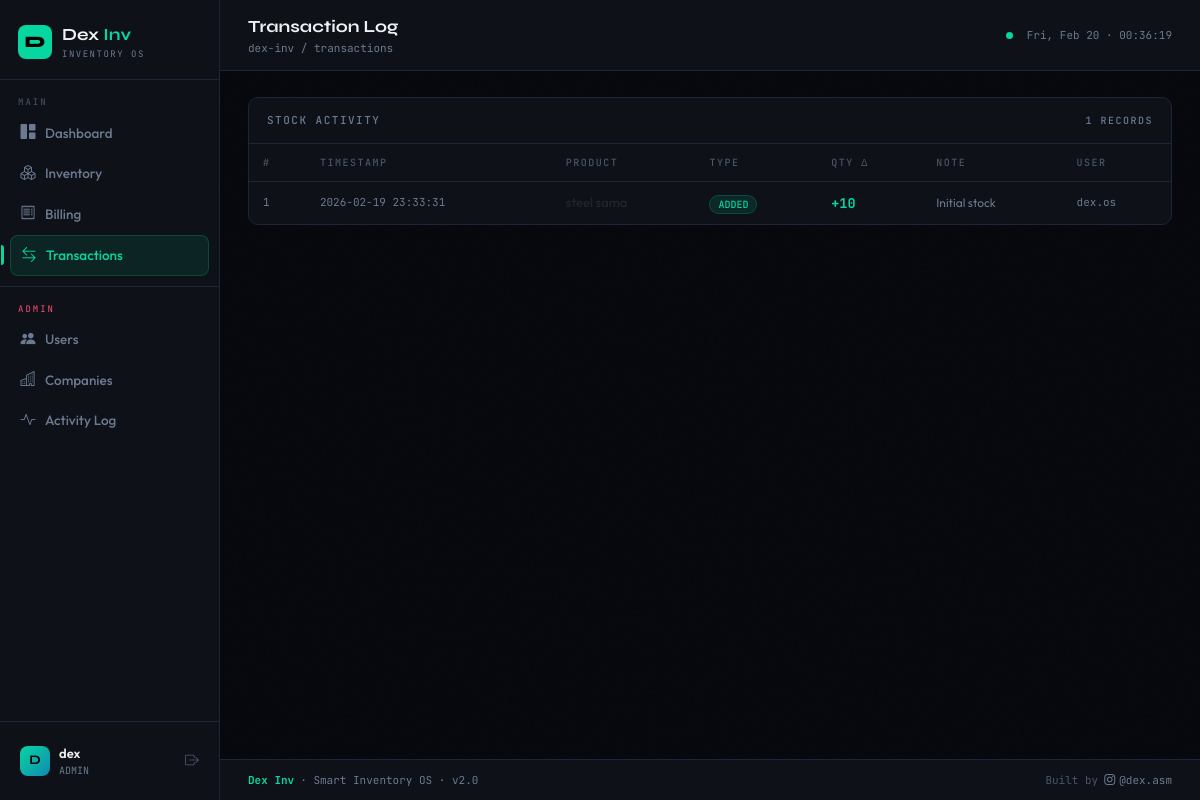
The page /transactions (signed in) on the database its author committed.
### tables this page shows
CREATE TABLE transactions (
            id INTEGER PRIMARY KEY,
            product_id INTEGER,
            product_name TEXT,
            type TEXT,
            quantity_change INTEGER,
            note TEXT,
            user_id INTEGER,
            timestamp TEXT DEFAULT CURRENT_TIMESTAMP
        );

CREATE TABLE users (
            id INTEGER PRIMARY KEY,
            username TEXT UNIQUE NOT NULL,
            password TEXT NOT NULL,
            email TEXT,
            role TEXT DEFAULT 'user',
            company_id INTEGER,
            last_login TEXT,
            created_at TEXT DEFAULT CURRENT_TIMESTAMP,
            FOREIGN KEY(company_id) REFERENCES companies(id)
        );

### app.py (the view)
@app.route('/transactions')
@login_required
def transactions():
    conn = get_db(); cid = session.get('company_id')
    if session['role'] == 'admin':
        tx = conn.execute("SELECT t.*, u.username FROM transactions t LEFT JOIN users u ON t.user_id=u.id ORDER BY t.id DESC").fetchall()
    else:
        tx = conn.execute("SELECT * FROM transactions WHERE user_id=? ORDER BY id DESC", (session['user_id'],)).fetchall()
    conn.close()
    return render_template('transactions.html', transactions=tx)

### app.py (called while the page is built)
def get_db():
    conn = sqlite3.connect(DB)
    conn.row_factory = sqlite3.Row
    return conn

def login_required(f):
    @wraps(f)
    def wrap(*a, **kw):
        if 'user' not in session: return redirect(url_for('login'))
        return f(*a, **kw)
    return wrap

### templates/transactions.html (shortened to what this page needs)
{% extends 'base.html' %}
{% block pagetitle %}Transaction Log{% endblock %}
{% block breadcrumb %}dex-inv / transactions{% endblock %}
{% block content %}
<div class="card" style="animation:pageIn .35s ease both">
  <div class="card-hd">
    <span>Stock Activity</span>
    <span style="color:var(--muted2);font-family:var(--font-mono);font-size:10px">{{ transactions|length }} records</span>
  </div>
  <div style="overflow-x:auto">
    <table class="dtable">
      <thead><tr>
        <th>#</th><th>Timestamp</th><th>Product</th><th>Type</th><th>Qty Δ</th><th>Note</th>
        {% if session.role=='admin' %}<th>User</th>{% endif %}
      </tr></thead>
      <tbody>
        {% for tx in transactions %}
        <tr>
          <td style="font-family:var(--font-mono);font-size:11px;color:var(--muted2)">{{ tx.id }}</td>
          <td style="font-family:var(--font-mono);font-size:11px;color:var(--muted2);white-space:nowrap">{{ tx.timestamp }}</td>
          <td style="font-weight:500;font-size:13px">{{ tx.product_name }}</td>
          <td>
            {% set tc = tx.type.lower() %}
            <span class="chip {% if tc in ('restock','added') %}chip-green{% elif tc=='dispatch' %}chip-yellow{% elif tc=='deleted' %}chip-red{% else %}chip-blue{% endif %}">
              {{ tx.type }}
            </span>
          </td>
          <td style="font-family:var(--font-mono);font-weight:700;color:{% if tx.quantity_change>0 %}#06d6a0{% elif tx.quantity_change<0 %}#ff4d6d{% else %}var(--muted2){% endif %}">
            {{ '+' if tx.quantity_change > 0 else '' }}{{ tx.quantity_change }}
          </td>
          <td style="color:var(--muted2);font-size:12px">{{ tx.note or '—' }}</td>
          {% if session.role=='admin' %}<td style="font-family:var(--font-mono);font-size:11px;color:var(--muted2)">{{ tx.username or '—' }}</td>{% endif %}
        </tr>
        {% else %}
        <tr><td colspan="7" style="text-align:center;padding:40px;color:var(--muted2)">No transactions yet.</td></tr>
        {% endfor %}
      </tbody>
    </table>
  </div>
</div>
{% endblock %}

### templates/base.html (style rules this page uses)
:root { --bg:#07080d; --surface:#0e1117; --surface2:#141920; --surface3:#1a2130; --border:#1d2638; --border2:#243045; --accent:#06d6a0; --accent2:#118ab2; --accent3:#ffd166; --danger:#ff4d6d; --warn:#ffb703; --text:#eef0f4; --muted:#4a5568; --muted2:#6b7a90; --font-display:'Syne',sans-serif; --font-mono:'JetBrains Mono',monospace; --font-body:'Outfit',sans-serif; --radius:10px; --shadow:0 4px 24px rgba(0,0,0,.4); }
* { box-sizing:border-box;margin:0;padding:0 }
html { scroll-behavior:smooth }
body { background:var(--bg);color:var(--text);font-family:var(--font-body); min-height:100vh;display:flex;flex-direction:column;overflow-x:hidden; }
body::before { content:'';position:fixed;inset:0;pointer-events:none;z-index:0; opacity:.4; }
.card { background:var(--surface);border:1px solid var(--border);border-radius:var(--radius); transition:border-color .2s, box-shadow .2s; }
.card-hd { padding:14px 18px;border-bottom:1px solid var(--border); font-family:var(--font-mono);font-size:11px;font-weight:500; color:var(--muted2);letter-spacing:1.5px;text-transform:uppercase; display:flex;align-items:center;justify-content:space-between; }
.dtable { width:100%;border-collapse:collapse; }
.dtable th { font-family:var(--font-mono);font-size:10px;letter-spacing:1.5px; text-transform:uppercase;color:var(--muted);padding:11px 14px; border-bottom:1px solid var(--border);font-weight:500;white-space:nowrap; }
.dtable td { padding:11px 14px;border-bottom:1px solid rgba(29,38,56,.7);font-size:13.5px;vertical-align:middle; }
.dtable tr:last-child td { border-bottom:none; }
.dtable tbody tr { transition:background .12s; }
.dtable tbody tr.animate-row { animation:rowIn .3s ease both; }
.chip { font-size:10px;padding:2px 8px;border-radius:20px;font-family:var(--font-mono);font-weight:500;white-space:nowrap; }
.chip-green { background:rgba(6,214,160,.12);color:#06d6a0;border:1px solid rgba(6,214,160,.2); }

### rows shown on the page
transactions: id "1", timestamp "2026-02-19 23:33:31", product_name "steel sama", type "ADDED", quantity_change "+", quantity_change "10", note "Initial stock", username "dex.os"

### other values the page prints
{{ session.user[0].upper() }} "D"
{{ session.user }} "dex"
{{ session.role }} "ADMIN"
{{ transactions|length }} "1"
